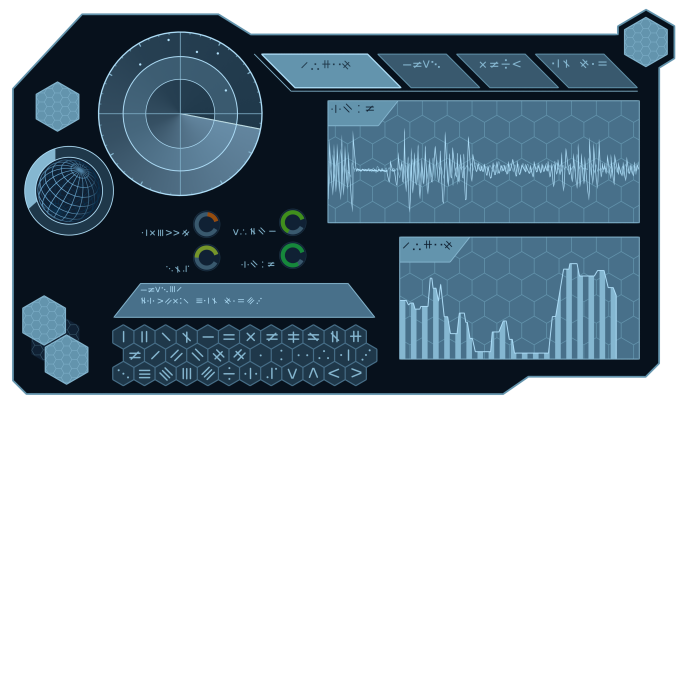
#> input picture brawl_arena/resources/ui/scifi_interface/source/interface_2_no_effects.png, 2048 x 2048 px (shown at 1/3 size)
$ python -i build_vfx_assets.py   (imports and definitions only)
#> lines starting #> are read from the running program, lines starting #| are printed output that depends on the picture; after the words box and inside, x2 and y2 are one past the last pixel; in counts of white or black regions, pixels touching at a corner belong together
#> further down, picture is the input picture: PIL image 2048x2048 RGBA; mean R, G, B, A 25, 38.8, 48.2, 128.5
#!/usr/bin/env python3
"""Validate and build the curated, CC0 ability-VFX runtime atlases."""

from __future__ import annotations

import argparse
import json
import shutil
import sys
from pathlib import Path

from PIL import Image, ImageFilter


ROOT = Path(__file__).resolve().parents[1]
DEFAULT_MANIFEST = ROOT / "data/vfx/asset_manifest.json"


class VfxAssetError(RuntimeError):
    pass


# [91 lines left out: functions load_manifest, project_path, manifest_inputs, atlas_geometry, atlas_padding, open_rgba, not called in this run]


def bleed_transparent_rgb(image: Image.Image) -> Image.Image:
    """Extrude nearby RGB into zero-alpha texels without changing transparency.

    Bilinear filtering samples RGB and alpha independently. Leaving black RGB just
    outside a soft sprite edge creates a dark matte fringe even though those texels
    are transparent. A small color dilation gives the sampler a compatible color.
    """

    alpha = image.getchannel("A")
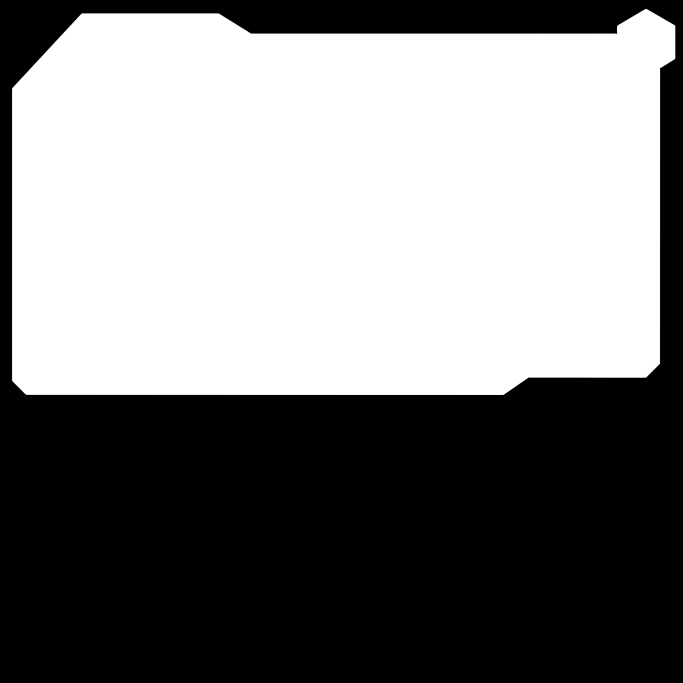
#> alpha: PIL image 2048x2048 L (shown at 1/3 size); min 0, max 255, mean 128.5
    transparent = alpha.point(lambda value: 255 if value == 0 else 0)
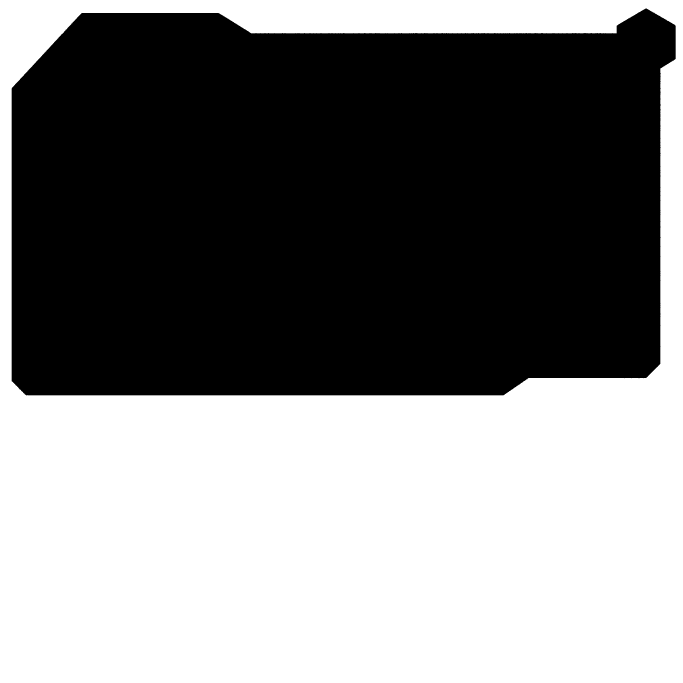
#> transparent: PIL image 2048x2048 L (shown at 1/3 size); 49.5% white; 1 white region, box (x1, y1, x2, y2) and area: (0, 0, 2048, 2048) 2074860
    rgb = image.convert("RGB")
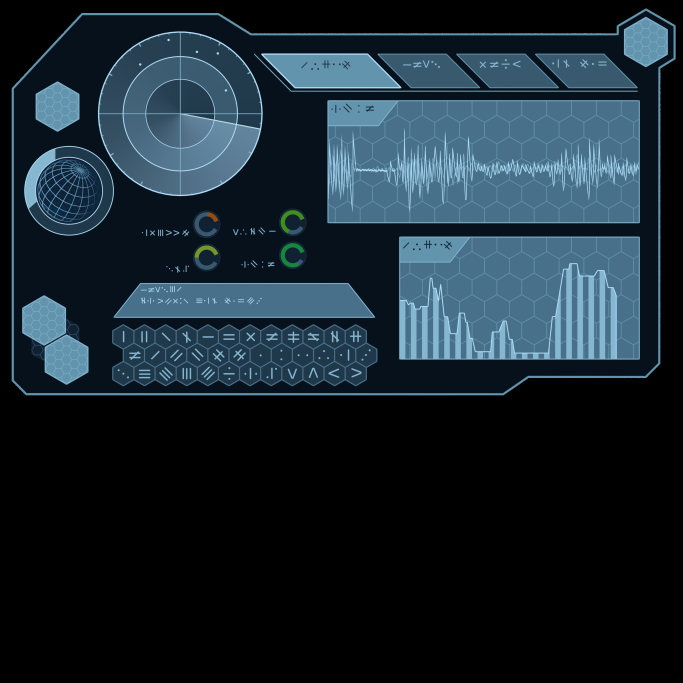
#> rgb: PIL image 2048x2048 RGB (shown at 1/3 size); mean R, G, B 25, 38.8, 48.2
    dilated = rgb.filter(ImageFilter.MaxFilter(5))
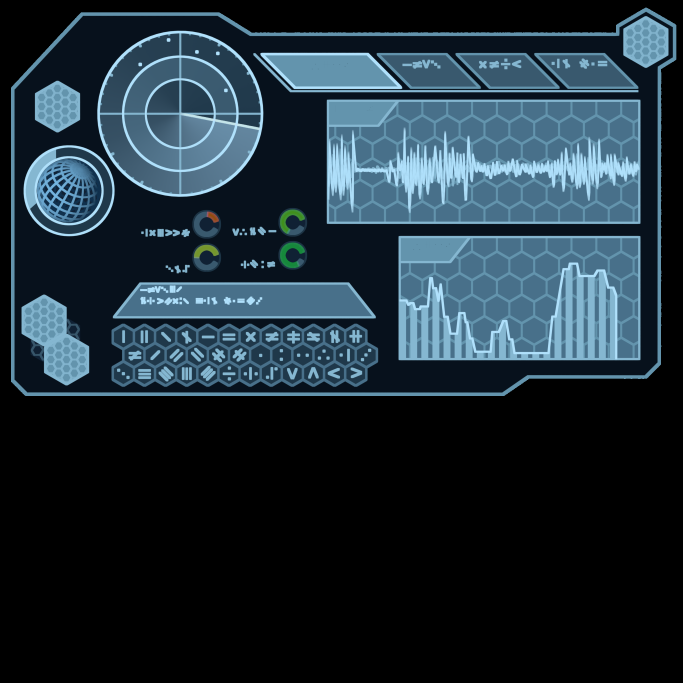
#> dilated: PIL image 2048x2048 RGB (shown at 1/3 size); mean R, G, B 30.3, 45.5, 55.3
    rgb.paste(dilated, mask=transparent)
    red, green, blue = rgb.split()
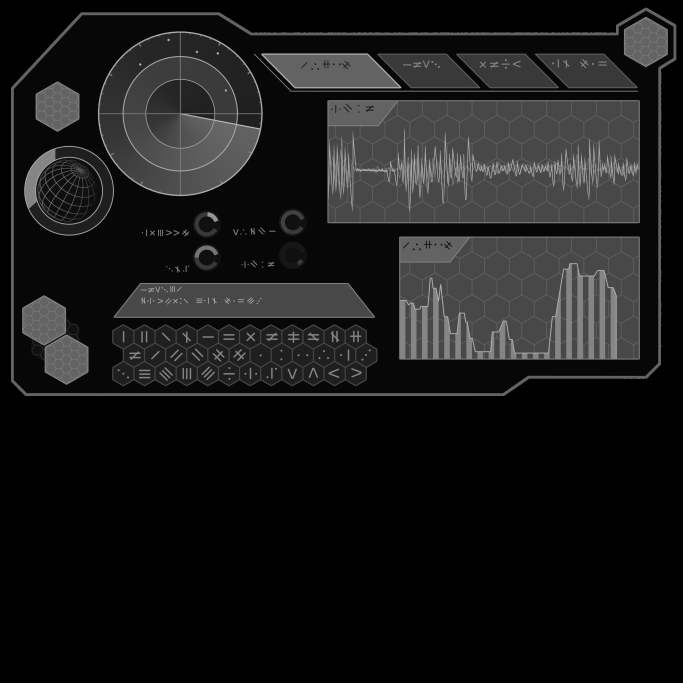
#> red: PIL image 2048x2048 L (shown at 1/3 size); min 0, max 196, mean 25.3
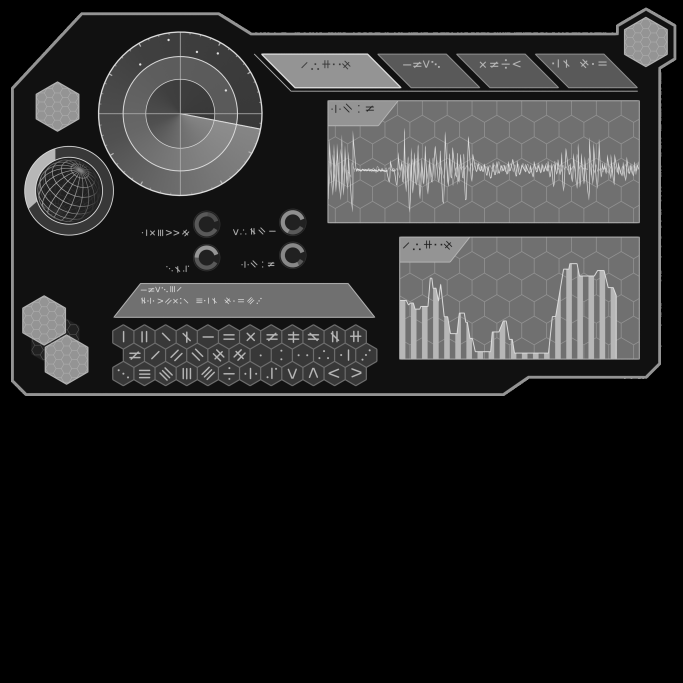
#> green: PIL image 2048x2048 L (shown at 1/3 size); min 0, max 228, mean 39.3
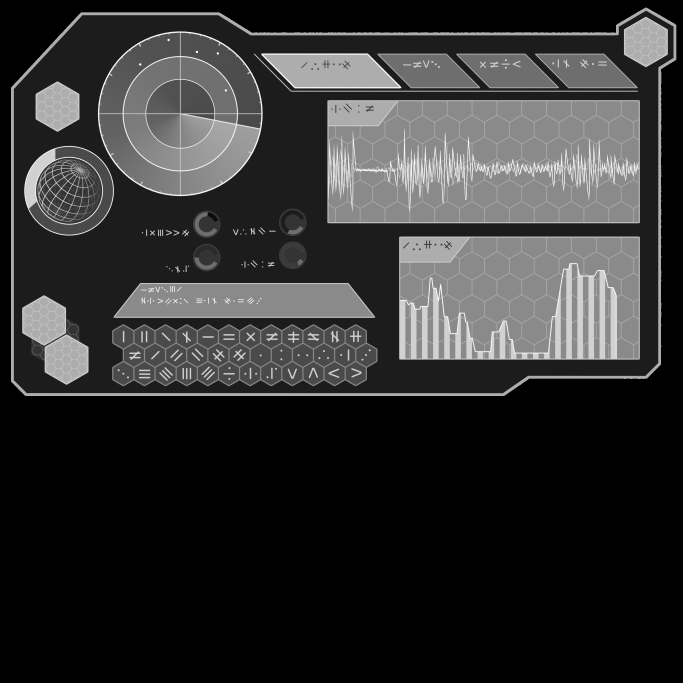
#> blue: PIL image 2048x2048 L (shown at 1/3 size); min 0, max 252, mean 48.7
    return Image.merge("RGBA", (red, green, blue, alpha))


# [116 lines left out: functions prepare_frame, build_one, build, main, not called in this run]


# [2 lines not run here, left out]

>>> from PIL import Image
>>> picture = Image.open('../resources/ui/scifi_interface/source/interface_2_no_effects.png')
>>> result = bleed_transparent_rgb(picture)
